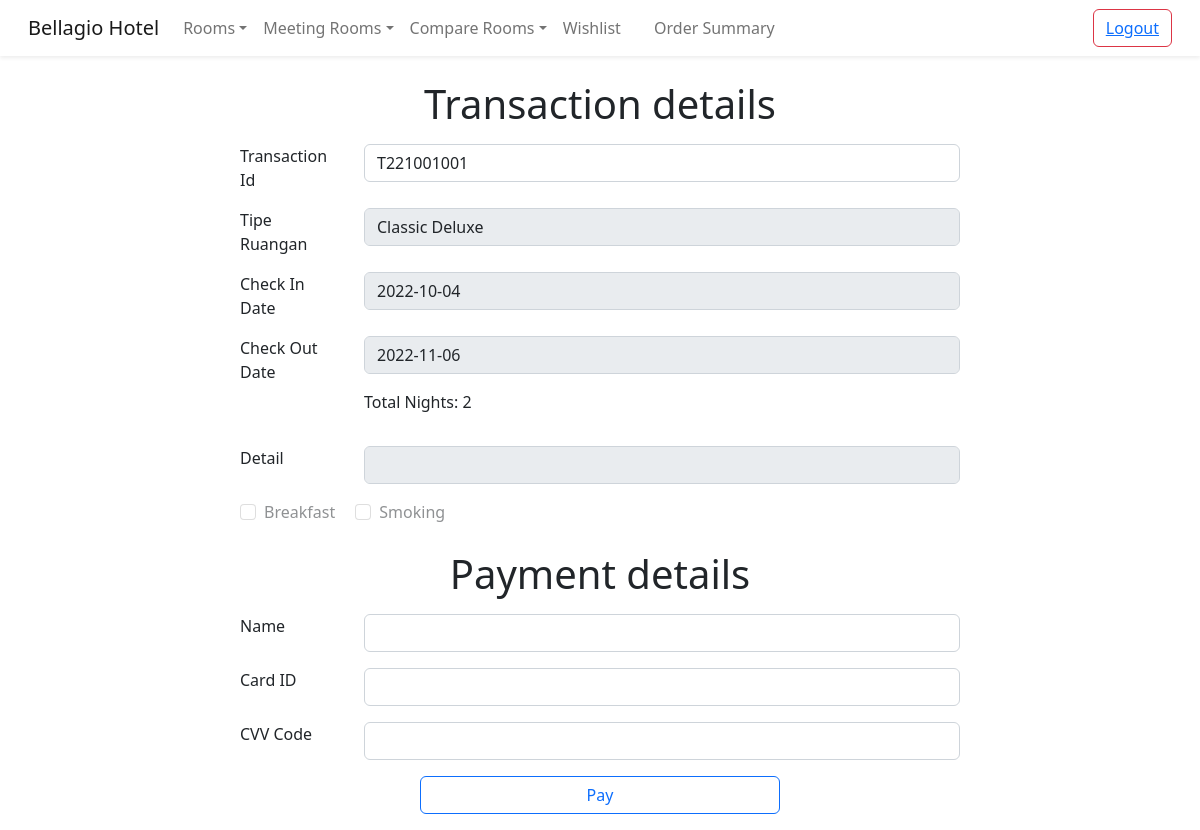
The app's page /Payment.php?id_transaksi=T221001001 (signed in) with its own data.
### tables this page shows
CREATE TABLE `detail_transaksi` (
  `id_detail` varchar(10) NOT NULL,
  `in_date` date NOT NULL,
  `out_date` date NOT NULL,
  `nights` int(3) NOT NULL,
  `quantity` int(3) NOT NULL,
  `harga_room` int(7) NOT NULL,
  `amount` int(9) NOT NULL,
  `detail` text NOT NULL,
  `id_room` varchar(4) NOT NULL,
  `id_transaksi` varchar(10) NOT NULL,
  `no_urut` int(2) NOT NULL,
  `breakfast` tinyint(1) NOT NULL,
  `smoking` int(11) NOT NULL
);

CREATE TABLE `room` (
  `id_room` varchar(4) NOT NULL,
  `tipe_room` varchar(20) NOT NULL,
  `harga` int(8) NOT NULL,
  `stock` int(3) NOT NULL,
  `ukuran_room` int(3) NOT NULL,
  `image` varchar(100) NOT NULL,
  `detail` text DEFAULT NULL
);

### Payment.php (the view, shortened to what this page needs)
<!doctype html>
<?php
require "connect.php";
?>
<html>
<head>
	<link href="https://cdn.jsdelivr.net/npm/bootstrap@5.2.3/dist/css/bootstrap.min.css" rel="stylesheet">
</head>
<body>
    <nav class="navbar navbar-expand-lg bg-light bg-white px-lg-3 py-lg-2 shadow-sm sticky-top">
    <div class="container-fluid">
        <a class="navbar-brand" href="home.php">Bellagio Hotel</a>
        <div class="collapse navbar-collapse justify-content-between" id="navbarNav" >
        <ul class="navbar-nav ml-auto mb-2 mb-lg-0">
            <li class="nav-item dropdown">
          		<a class="nav-link dropdown-toggle" href="#" role="button" data-bs-toggle="dropdown" aria-expanded="false">Rooms</a>
        	</li>
            <li class="nav-item dropdown">
          		<a class="nav-link dropdown-toggle" href="#" role="button" data-bs-toggle="dropdown" aria-expanded="false">Meeting Rooms</a>
        	</li>
            <li class="nav-item dropdown">
          		<a class="nav-link dropdown-toggle" href="#" role="button" data-bs-toggle="dropdown" aria-expanded="false">Compare Rooms</a>
        	</li>
            <li class="nav-item">
            <a class="nav-link "  href="<?php echo (isset($_SESSION['id']))?'wishlist.php':'login.php' ?>"  style = "margin-right: 2ex">Wishlist</a>
            </li>
            <li class="nav-item">
            <a class="nav-link " href="<?php echo (isset($_SESSION['id']))?'Order Summary.php':'login.php' ?>" style = "margin-right: 2ex">Order Summary</a>
            </li>
        </ul>
        <div class = "login" >
			<?php
				if(isset($_SESSION["id"])){
					echo "<button type='button' class='btn btn-outline-danger'><a href = 'logout.php'>Logout</a></button>";
				}
				else{
					echo '<button type="button" class="btn btn-outline-success"><a href = "login.php">Login </a></button>
            			<button type="button" class="btn btn-outline-primary"><a href = "register.php">Register</a></button>';
			}
			?>
        </div>
    </div>
</nav>
		<?php
		$t_id=$_GET['id_transaksi'];
		$sql="Select in_date, out_date, nights, harga_room, amount, d.detail, tipe_room, breakfast, smoking FROM detail_transaksi d JOIN room r ON d.id_room = r.id_room WHERE id_transaksi='".$t_id."'";
 			$res=mysqli_query($con,$sql);
			if(!empty($res))
			{
				while($row=mysqli_fetch_array($res))
				{
					$in_date=$row['in_date'];
					$out_date=$row['out_date'];
					$nights=$row['nights'];
					$tipe = $row['tipe_room'];
					$detail = $row['detail'];
					$breakfast = $row['breakfast'];
					$smoking = $row['smoking'];
				}
			}
		?>
		<h1 class="text-center mt-4 mb-3">Transaction details</h1>
		<div style="margin-left: 20vw; margin-right: 20vw;">
			<form action="pay.php" method="post">
				<div class="mb-3 row">
					<label class="col-sm-2">Transaction Id</label>
					<div class="col-sm-10">
						<input type="text" class="form-control" name="t_id" value="<?php echo $t_id; ?>" readonly>
					</div>
				</div>
				<div class="mb-3 row">
					<label class="col-sm-2">Tipe Ruangan</label>
					<div class="col-sm-10">
						<input type="text" class="form-control" name="r_type" value="<?php echo $tipe; ?>" disabled>
					</div>
				</div>
				<div class="mb-3 row">
					<label class="col-sm-2">Check In Date</label>
					<div class="col-sm-10">
						<input type="text" class="form-control" name="in_date" value="<?php echo $in_date; ?>" disabled>
					</div>
				</div>
				<div class="mb-3 row">
					<label class="col-sm-2">Check Out Date</label>
					<div class="col-sm-10">
						<input type="text" class="form-control" name="out_date" value="<?php echo $out_date; ?>" disabled>
						<div class="mb-3 row">
							<label class="col-sm-5">Total Nights: <?php echo $nights;?></label>
						</div>
					</div>
				</div>
				<div class="mb-3 row">
					<label class="col-sm-2">Detail</label>
					<div class="col-sm-10">
						<input type="text" class="form-control" name="detail" value="<?php echo $detail; ?> " disabled>
					</div>
				</div>
				<div class="mb-3">
				<div class="form-check form-check-inline">
				  <input class="form-check-input" type="checkbox" name="breakfast" value="1" <?php echo ($breakfast=='1')?'checked ':'' ?>disabled>
				  <label class="form-check-label" for="inlineCheckbox1">Breakfast</label>
				</div>
				<div class="form-check form-check-inline">
				  <input class="form-check-input" type="checkbox" name="smoking" value="1" <?php echo ($smoking=='1')?'checked':'' ?> disabled>
				  <label class="form-check-label" for="inlineCheckbox2">Smoking</label>
				</div>
				</div>
				<h1 class="text-center mt-4 mb-3">Payment details</h1>
				<div class="mb-3 row">
					<label class="col-sm-2">Name</label>
					<div class="col-sm-10">
						<input type="text" class="form-control" name="name">
					</div>
				</div>
				<div class="mb-3 row">
					<label class="col-sm-2">Card ID</label>
					<div class="col-sm-10">
						<input type="text" class="form-control" name="card-id">
					</div>
				</div>
				<div class="mb-3 row">
					<label class="col-sm-2">CVV Code</label>
					<div class="col-sm-10">
						<input type="text" class="form-control" name="cvv">
					</div>
				</div>
			<button name="pay" type="submit" class="btn btn-outline-primary mb-3" style="width: 50%; margin-left: 25%">Pay<i class='fas fa-save' style='color:blue'></i></button>
			</form>
</body>
</html>

### records on screen
detail_transaksi: r_type "Classic Deluxe", in_date "2022-10-04", out_date "2022-11-06", nights "2"
